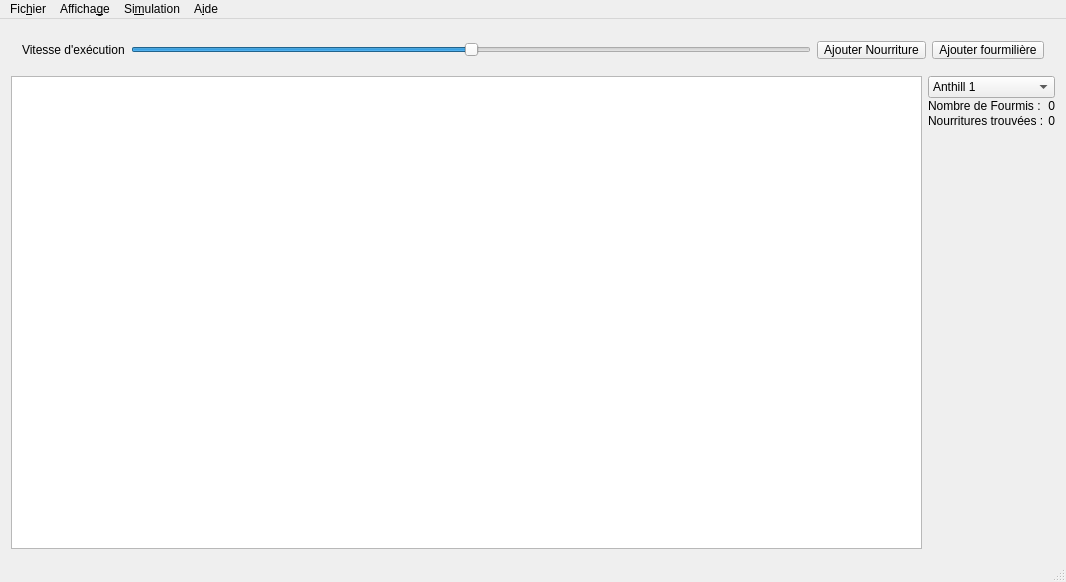
<?xml version="1.0" encoding="UTF-8"?>
<ui version="4.0">
 <class>MainWindow</class>
 <widget class="QMainWindow" name="MainWindow">
  <property name="geometry">
   <rect>
    <x>0</x>
    <y>0</y>
    <width>1066</width>
    <height>582</height>
   </rect>
  </property>
  <property name="windowTitle">
   <string>MainWindow</string>
  </property>
  <widget class="QWidget" name="centralWidget">
   <layout class="QGridLayout" name="gridLayout">
    <item row="0" column="0">
     <layout class="QVBoxLayout" name="verticalLayout">
      <item>
       <widget class="QWidget" name="horizontalWidget" native="true">
        <property name="sizePolicy">
         <sizepolicy hsizetype="Preferred" vsizetype="Fixed">
          <horstretch>0</horstretch>
          <verstretch>0</verstretch>
         </sizepolicy>
        </property>
        <property name="minimumSize">
         <size>
          <width>0</width>
          <height>40</height>
         </size>
        </property>
        <property name="maximumSize">
         <size>
          <width>16777215</width>
          <height>40</height>
         </size>
        </property>
        <layout class="QHBoxLayout" name="horizontalLayout">
         <item>
          <widget class="QLabel" name="label">
           <property name="text">
            <string>Vitesse d'exécution</string>
           </property>
          </widget>
         </item>
         <item>
          <widget class="QSlider" name="exeSpeedSlider">
           <property name="cursor">
            <cursorShape>PointingHandCursor</cursorShape>
           </property>
           <property name="minimum">
            <number>-5</number>
           </property>
           <property name="maximum">
            <number>5</number>
           </property>
           <property name="orientation">
            <enum>Qt::Horizontal</enum>
           </property>
           <property name="invertedAppearance">
            <bool>false</bool>
           </property>
           <property name="invertedControls">
            <bool>false</bool>
           </property>
          </widget>
         </item>
         <item>
          <widget class="QToolButton" name="addFoodBtn">
           <property name="text">
            <string>Ajouter Nourriture</string>
           </property>
          </widget>
         </item>
         <item>
          <widget class="QToolButton" name="addAntHillBtn">
           <property name="text">
            <string>Ajouter fourmilière</string>
           </property>
          </widget>
         </item>
        </layout>
       </widget>
      </item>
      <item>
       <layout class="QHBoxLayout" name="horizontalLayout_2">
        <item>
         <widget class="SimulationView" name="graphicsView"/>
        </item>
        <item>
         <layout class="QHBoxLayout" name="horizontalLayout_3">
          <property name="sizeConstraint">
           <enum>QLayout::SetMaximumSize</enum>
          </property>
          <item>
           <layout class="QVBoxLayout" name="verticalLayout_2" stretch="0,0,0,10">
            <property name="spacing">
             <number>1</number>
            </property>
            <item>
             <widget class="QComboBox" name="comboBox">
              <item>
               <property name="text">
                <string>Anthill 1</string>
               </property>
              </item>
              <item>
               <property name="text">
                <string>Total</string>
               </property>
              </item>
             </widget>
            </item>
            <item>
             <layout class="QHBoxLayout" name="horizontalLayout_5">
              <property name="spacing">
               <number>1</number>
              </property>
              <item>
               <widget class="QLabel" name="label_4">
                <property name="maximumSize">
                 <size>
                  <width>16777215</width>
                  <height>25</height>
                 </size>
                </property>
                <property name="text">
                 <string>Nombre de Fourmis : </string>
                </property>
               </widget>
              </item>
              <item>
               <widget class="QLabel" name="nbAntLB">
                <property name="maximumSize">
                 <size>
                  <width>16777215</width>
                  <height>25</height>
                 </size>
                </property>
                <property name="text">
                 <string>0</string>
                </property>
                <property name="alignment">
                 <set>Qt::AlignRight|Qt::AlignTrailing|Qt::AlignVCenter</set>
                </property>
               </widget>
              </item>
             </layout>
            </item>
            <item>
             <layout class="QHBoxLayout" name="horizontalLayout_6">
              <property name="spacing">
               <number>1</number>
              </property>
              <property name="sizeConstraint">
               <enum>QLayout::SetDefaultConstraint</enum>
              </property>
              <item>
               <widget class="QLabel" name="label_2">
                <property name="maximumSize">
                 <size>
                  <width>16777215</width>
                  <height>25</height>
                 </size>
                </property>
                <property name="text">
                 <string>Nourritures trouvées : </string>
                </property>
               </widget>
              </item>
              <item>
               <widget class="QLabel" name="nbFoodLB">
                <property name="maximumSize">
                 <size>
                  <width>16777215</width>
                  <height>25</height>
                 </size>
                </property>
                <property name="text">
                 <string>0</string>
                </property>
                <property name="alignment">
                 <set>Qt::AlignRight|Qt::AlignTrailing|Qt::AlignVCenter</set>
                </property>
               </widget>
              </item>
             </layout>
            </item>
            <item>
             <layout class="QHBoxLayout" name="horizontalLayout_7">
              <property name="spacing">
               <number>60</number>
              </property>
              <property name="sizeConstraint">
               <enum>QLayout::SetFixedSize</enum>
              </property>
             </layout>
            </item>
           </layout>
          </item>
         </layout>
        </item>
       </layout>
      </item>
     </layout>
    </item>
   </layout>
  </widget>
  <widget class="QMenuBar" name="menuBar">
   <property name="geometry">
    <rect>
     <x>0</x>
     <y>0</y>
     <width>1066</width>
     <height>22</height>
    </rect>
   </property>
   <widget class="QMenu" name="menuFichier">
    <property name="title">
     <string>Fic&amp;hier</string>
    </property>
    <addaction name="nouvelleSimuBtn"/>
    <addaction name="ouvrirFichierBtn"/>
    <addaction name="separator"/>
    <addaction name="sauvegardeFichierBtn"/>
    <addaction name="sauvegardeSousFichierBtn"/>
    <addaction name="separator"/>
    <addaction name="quitterSimuBtn"/>
   </widget>
   <widget class="QMenu" name="menuAffichage">
    <property name="title">
     <string>Afficha&amp;ge</string>
    </property>
    <widget class="QMenu" name="menuZoom">
     <property name="title">
      <string>&amp;Zoom</string>
     </property>
     <addaction name="action0_25"/>
     <addaction name="action0_5"/>
     <addaction name="action0_75"/>
     <addaction name="action1"/>
     <addaction name="action1_25"/>
     <addaction name="action1_5"/>
     <addaction name="action1_75"/>
     <addaction name="action2"/>
    </widget>
    <addaction name="actionInfos_en_temps_r_el"/>
    <addaction name="menuZoom"/>
   </widget>
   <widget class="QMenu" name="menuSimulation">
    <property name="title">
     <string>Si&amp;mulation</string>
    </property>
    <widget class="QMenu" name="menuVitesse">
     <property name="title">
      <string>&amp;Vitesse</string>
     </property>
     <addaction name="action0_26"/>
     <addaction name="action0_6"/>
     <addaction name="action0_76"/>
     <addaction name="action1_2"/>
     <addaction name="action1_26"/>
     <addaction name="action1_6"/>
     <addaction name="action1_76"/>
     <addaction name="action2_2"/>
    </widget>
    <addaction name="actionNouvelle_colonie"/>
    <addaction name="actionD_poser_nourriture"/>
    <addaction name="menuVitesse"/>
    <addaction name="separator"/>
    <addaction name="ouvrirParamBtn"/>
   </widget>
   <widget class="QMenu" name="menuAide">
    <property name="title">
     <string>A&amp;ide</string>
    </property>
    <addaction name="actionManuel"/>
    <addaction name="action_propos"/>
   </widget>
   <addaction name="menuFichier"/>
   <addaction name="menuAffichage"/>
   <addaction name="menuSimulation"/>
   <addaction name="menuAide"/>
  </widget>
  <widget class="QStatusBar" name="statusBar"/>
  <action name="nouvelleSimuBtn">
   <property name="text">
    <string>&amp;Nouveau</string>
   </property>
   <property name="toolTip">
    <string>&lt;html&gt;&lt;head/&gt;&lt;body&gt;&lt;p&gt;Créer une nouvelle simulation&lt;/p&gt;&lt;/body&gt;&lt;/html&gt;</string>
   </property>
   <property name="shortcut">
    <string>Ctrl+N</string>
   </property>
  </action>
  <action name="ouvrirFichierBtn">
   <property name="text">
    <string>&amp;Ouvrir</string>
   </property>
   <property name="toolTip">
    <string>&lt;html&gt;&lt;head/&gt;&lt;body&gt;&lt;p&gt;Ouvrir une simulation existante&lt;/p&gt;&lt;/body&gt;&lt;/html&gt;</string>
   </property>
   <property name="shortcut">
    <string>Ctrl+O</string>
   </property>
  </action>
  <action name="sauvegardeFichierBtn">
   <property name="text">
    <string>&amp;Enregister</string>
   </property>
   <property name="toolTip">
    <string>&lt;html&gt;&lt;head/&gt;&lt;body&gt;&lt;p&gt;Sauvegarde votre simulation&lt;/p&gt;&lt;/body&gt;&lt;/html&gt;</string>
   </property>
   <property name="shortcut">
    <string>Ctrl+S</string>
   </property>
  </action>
  <action name="quitterSimuBtn">
   <property name="text">
    <string>&amp;Quitter</string>
   </property>
   <property name="toolTip">
    <string>Quitter le programme</string>
   </property>
   <property name="shortcut">
    <string>Ctrl+Q</string>
   </property>
  </action>
  <action name="actionInfos_en_temps_r_el">
   <property name="text">
    <string>&amp;Infos en temps réel</string>
   </property>
   <property name="toolTip">
    <string>&lt;html&gt;&lt;head/&gt;&lt;body&gt;&lt;p&gt;Affiche les chiffres de la simulation en temps réel: nombre de colonies, de nourriture...&lt;/p&gt;&lt;/body&gt;&lt;/html&gt;</string>
   </property>
   <property name="shortcut">
    <string>Ctrl+I</string>
   </property>
  </action>
  <action name="action0_25">
   <property name="text">
    <string>&amp;0.25</string>
   </property>
  </action>
  <action name="action0_5">
   <property name="text">
    <string>0.&amp;5</string>
   </property>
  </action>
  <action name="action0_75">
   <property name="text">
    <string>0.&amp;75</string>
   </property>
  </action>
  <action name="action1">
   <property name="text">
    <string>&amp;1</string>
   </property>
  </action>
  <action name="action1_25">
   <property name="text">
    <string>1.25</string>
   </property>
  </action>
  <action name="action1_5">
   <property name="text">
    <string>1.5</string>
   </property>
  </action>
  <action name="action1_75">
   <property name="text">
    <string>1.75</string>
   </property>
  </action>
  <action name="action2">
   <property name="text">
    <string>&amp;2</string>
   </property>
  </action>
  <action name="actionNouvelle_colonie">
   <property name="text">
    <string>&amp;Nouvelle colonie</string>
   </property>
  </action>
  <action name="actionD_poser_nourriture">
   <property name="text">
    <string>&amp;Déposer nourriture</string>
   </property>
  </action>
  <action name="action0_26">
   <property name="text">
    <string>&amp;0.25</string>
   </property>
  </action>
  <action name="action0_6">
   <property name="text">
    <string>0.&amp;5</string>
   </property>
  </action>
  <action name="action0_76">
   <property name="text">
    <string>0.&amp;75</string>
   </property>
  </action>
  <action name="action1_2">
   <property name="text">
    <string>&amp;1</string>
   </property>
  </action>
  <action name="action1_26">
   <property name="text">
    <string>1.25</string>
   </property>
  </action>
  <action name="action1_6">
   <property name="text">
    <string>1.5</string>
   </property>
  </action>
  <action name="action1_76">
   <property name="text">
    <string>1.75</string>
   </property>
  </action>
  <action name="action2_2">
   <property name="text">
    <string>&amp;2</string>
   </property>
  </action>
  <action name="ouvrirParamBtn">
   <property name="text">
    <string>&amp;Paramètres</string>
   </property>
   <property name="shortcut">
    <string>Ctrl+P</string>
   </property>
  </action>
  <action name="actionManuel">
   <property name="text">
    <string>&amp;Manuel</string>
   </property>
   <property name="toolTip">
    <string>Ouvre le manuel utilisateur</string>
   </property>
   <property name="shortcut">
    <string>Ctrl+H</string>
   </property>
  </action>
  <action name="action_propos">
   <property name="text">
    <string>&amp;À propos</string>
   </property>
  </action>
  <action name="sauvegardeSousFichierBtn">
   <property name="text">
    <string>Enregister &amp;sous</string>
   </property>
  </action>
 </widget>
 <layoutdefault spacing="6" margin="11"/>
 <customwidgets>
  <customwidget>
   <class>SimulationView</class>
   <extends>QGraphicsView</extends>
   <header>simulationview.h</header>
  </customwidget>
 </customwidgets>
 <resources/>
 <connections/>
</ui>
